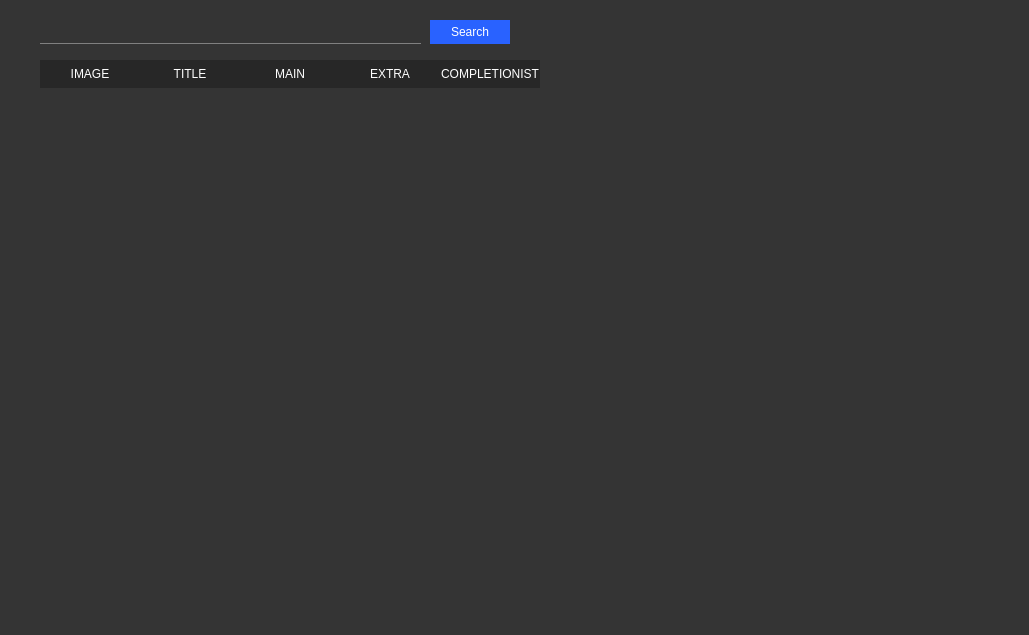
<?xml version="1.0" encoding="UTF-8"?>
<ui version="4.0">
 <class>HowLongTobeat</class>
 <widget class="QMainWindow" name="HowLongTobeat">
  <property name="geometry">
   <rect>
    <x>0</x>
    <y>0</y>
    <width>1029</width>
    <height>635</height>
   </rect>
  </property>
  <property name="windowTitle">
   <string>HowLongTobeat</string>
  </property>
  <property name="styleSheet">
   <string notr="true">background-color: rgb(52, 52, 52);</string>
  </property>
  <widget class="QWidget" name="centralwidget">
   <widget class="QLineEdit" name="lineEdit">
    <property name="geometry">
     <rect>
      <x>40</x>
      <y>20</y>
      <width>381</width>
      <height>24</height>
     </rect>
    </property>
    <property name="styleSheet">
     <string notr="true">border-style: solid;
font: 900 9pt &quot;Arial Black&quot;;
color: rgb(255, 255, 255);
border-bottom-width: 1px;
border-color: none none gray none;</string>
    </property>
   </widget>
   <widget class="QPushButton" name="searchBtn">
    <property name="geometry">
     <rect>
      <x>430</x>
      <y>20</y>
      <width>80</width>
      <height>24</height>
     </rect>
    </property>
    <property name="styleSheet">
     <string notr="true">QPushButton#searchBtn { 
    background-color: rgb(41, 98, 255);
	font: 900 9pt &quot;Arial Black&quot;;
	color: rgb(255, 255, 255);
    border: 0px;
}

QPushButton#searchBtn:hover{ 
    background-color: rgb(33, 78, 203);
	font: 900 9pt &quot;Arial Black&quot;;
	color: rgb(255, 255, 255);
    border: 0px;
}

QPushButton#searchBtn::focus:pressed{ 
	background-color: rgb(38, 72, 184);
	font: 900 9pt &quot;Arial Black&quot;;
	color: rgb(255, 255, 255);
    border: 0px;
}
</string>
    </property>
    <property name="text">
     <string>Search</string>
    </property>
   </widget>
   <widget class="QTableWidget" name="tableWidget">
    <property name="geometry">
     <rect>
      <x>40</x>
      <y>60</y>
      <width>961</width>
      <height>561</height>
     </rect>
    </property>
    <property name="styleSheet">
     <string notr="true"> QTableWidget {
        color: #ffffff;
        border-radius: 10px;
    }

QHeaderView::section {
    background-color: rgb(39, 39, 39);
	color: #ffffff;
    border: none;
    height: 28px;
}

QTableCornerButton::section {
	background-color: rgb(66, 66, 66);
}

QTableWidget::item {
	border: 0px; 
	padding: 5px; 
	color: #ffffff;
    margin-top: 5px;          
    border-radius: 9px;
    padding-left: 5px;
}

/* VERTICAL SCROLLBAR */
 QScrollBar:vertical {
	border: none;
    background: transparent;
    width: 15px;
    margin: 15px 0 15px 2px;
	border-radius: 0px;
    margin-right: 4px;
 }

/*  HANDLE BAR VERTICAL */
QScrollBar::handle:vertical {	
	background-color: rgb(158, 158, 158);
	min-height: 30px;
	border-radius: 1px;
}
QScrollBar::handle:vertical:hover{	
	background-color: rgb(158, 158, 158);
}
QScrollBar::handle:vertical:pressed {	
	background-color: rgb(66, 66, 66);
}

/* BTN TOP - SCROLLBAR */
QScrollBar::sub-line:vertical {
	border: none;
	background-color: transparent;
	height: 15px;
	border-top-left-radius: 7px;
	border-top-right-radius: 7px;
	subcontrol-position: top;
	subcontrol-origin: margin;
}
QScrollBar::sub-line:vertical:hover {	
	background-color: rgb(255, 0, 127);
}
QScrollBar::sub-line:vertical:pressed {	
	background-color: rgb(185, 0, 92);
}

/* BTN BOTTOM - SCROLLBAR */
QScrollBar::add-line:vertical {
	border: none;
	background-color: transparent;
	height: 15px;
	border-bottom-left-radius: 7px;
	border-bottom-right-radius: 7px;
	subcontrol-position: bottom;
	subcontrol-origin: margin;
}
QScrollBar::add-line:vertical:hover {	
	background-color: rgb(255, 0, 127);
}
QScrollBar::add-line:vertical:pressed {	
	background-color: rgb(185, 0, 92);
}

/* RESET ARROW */
QScrollBar::up-arrow:vertical, QScrollBar::down-arrow:vertical {
	background: none;
}
QScrollBar::add-page:vertical, QScrollBar::sub-page:vertical {
	background: none;
}



/* HORIZONTAL SCROLLBAR - HOMEWORK */
QScrollBar:horizontal {
   	border: none;
	background-color: transparent;
	height: 3px;
	border-top-left-radius: 7px;
	border-top-right-radius: 7px;
	subcontrol-position: top;
	subcontrol-origin: margin;
}
QScrollBar::handle:horizontal {
    	background-color: rgb(158, 158, 158);
	min-height: 30px;
	border-radius: 1px;
}
QScrollBar::add-line:horizontal {
    
}
QScrollBar::sub-line:horizontal {
    
}
QScrollBar::up-arrow:horizontal, QScrollBar::down-arrow:horizontal
{

}
QScrollBar::add-page:horizontal, QScrollBar::sub-page:horizontal
{
}</string>
    </property>
    <attribute name="verticalHeaderVisible">
     <bool>false</bool>
    </attribute>
    <column>
     <property name="text">
      <string>IMAGE</string>
     </property>
    </column>
    <column>
     <property name="text">
      <string>TITLE</string>
     </property>
    </column>
    <column>
     <property name="text">
      <string>MAIN</string>
     </property>
    </column>
    <column>
     <property name="text">
      <string>EXTRA</string>
     </property>
    </column>
    <column>
     <property name="text">
      <string>COMPLETIONIST</string>
     </property>
    </column>
   </widget>
  </widget>
 </widget>
 <resources/>
 <connections/>
</ui>
